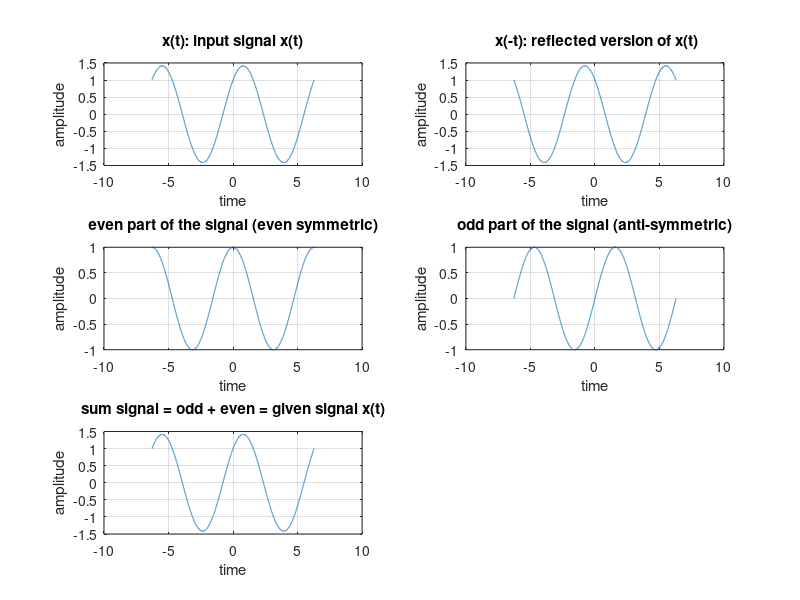

Write the MATLAB code that produced this figure.
clc; close all; clear all;
t= -2*pi : 0.001 : 2*pi;
x=sin(t) + cos(t); % x(t)=sint(t)+cos(t)
subplot(3, 2, 1);
plot(t, x);
grid;
xlabel('time');
ylabel('amplitude');
title('x(t): input signal x(t)');
y=sin(-t) + cos(-t); % y(t)=x(-t)
subplot(3, 2, 2);
plot(t, y); grid;
xlabel('time');
ylabel('amplitude');
title(' x(-t): reflected version of x(t)');
even=(x+y)/2;
subplot(3, 2, 3);
plot(t, even); grid;
xlabel('time');
ylabel('amplitude');
title('even part of the signal (even symmetric)') ;
odd=(x-y)/2;
subplot(3, 2, 4);
plot(t, odd); grid;
xlabel('time');
ylabel('amplitude');
title('odd part of the signal (anti-symmetric)');
sum_signal= even + odd;
subplot(3, 2, 5);
plot(t,sum_signal); grid;
xlabel('time');
ylabel('amplitude');
title('sum signal = odd + even = given signal x(t)');
